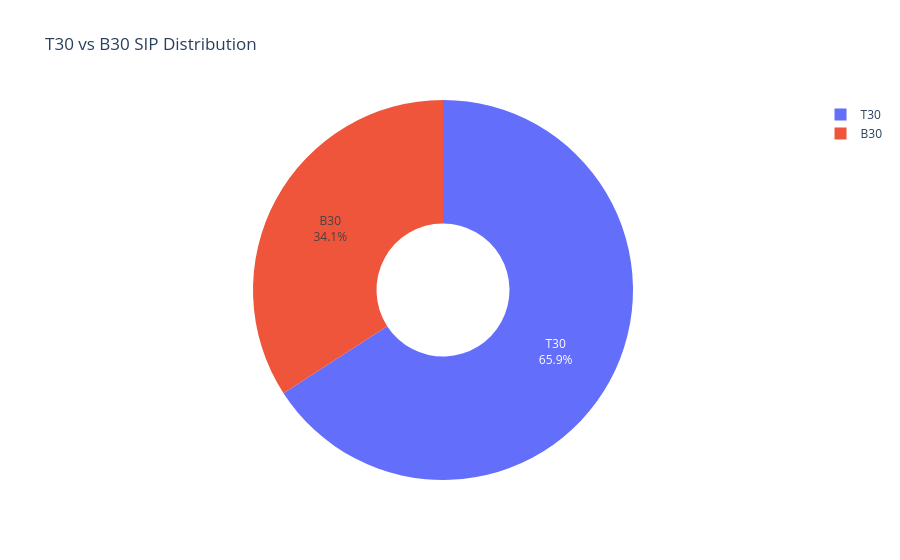

Notebook code for this chart:
### Code cell
import plotly.express as px

fig = px.pie(
    tier_df,
    names="city_tier",
    values="amount_inr",
    title="T30 vs B30 SIP Distribution",
    hole=0.35
)

fig.update_traces(textinfo="percent+label")
fig.update_layout(template="plotly_white")

fig.show()

### Figure 1 — Plotly figure (JSON) as saved in the notebook; plotly's stock layout.template omitted (floating-point values rounded to 4 significant figures)
{"data": [{"domain": {"x": [0, 1], "y": [0, 1]}, "hole": 0.35, "hovertemplate": "city_tier=%{label}<br>amount_inr=%{value}<extra></extra>", "labels": ["B30", "T30"], "legendgroup": "", "name": "", "showlegend": true, "textinfo": "percent+label", "type": "pie", "values": [1202325640, 2319254790]}], "layout": {"legend": {"tracegroupgap": 0}, "title": {"text": "T30 vs B30 SIP Distribution"}}}
